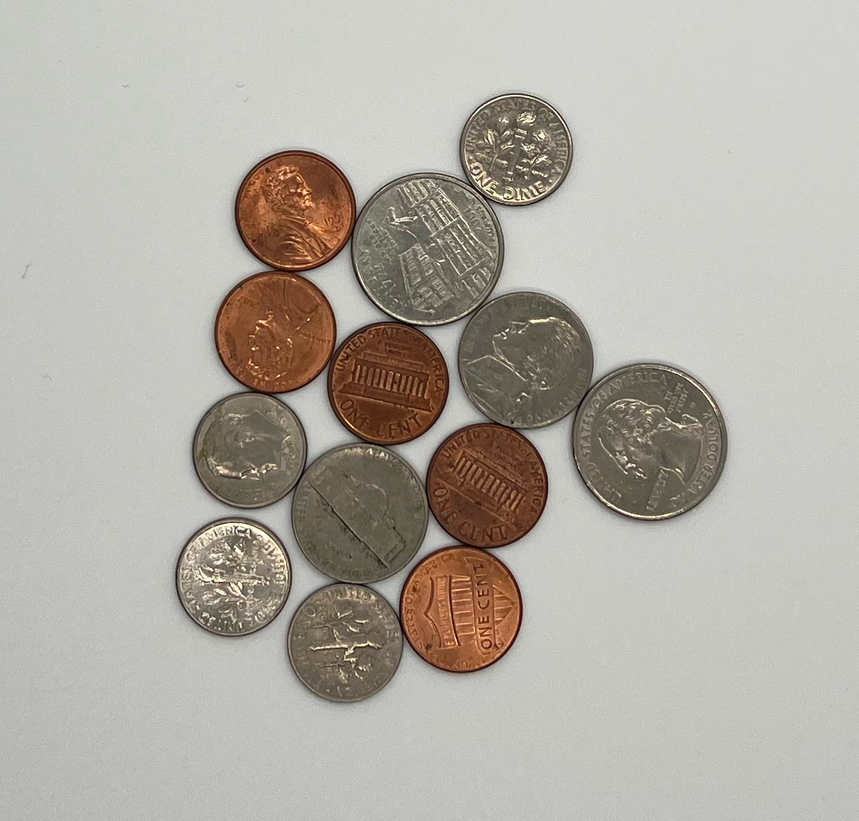
#> input picture Image Processing/Coins/coin5-challenge.png, 859 x 821 px, shrunk from 1168 x 1116 before the run
$ python Homework7.py
#> lines starting #> are read from the running program, lines starting #| are printed output that depends on the picture; after the words box and inside, x2 and y2 are one past the last pixel; in counts of white or black regions, pixels touching at a corner belong together
import numpy as np
import cv2

#SETP 1

coin = cv2.imread("Coins/coin5-challenge.png")
#> coin is the input picture: shape (821, 859, 3); mean B, G, R 164.5, 173.7, 178.3
cv2.cvtColor(coin, cv2.COLOR_BGR2HSV)
mask = coin [:,:,1] < 140
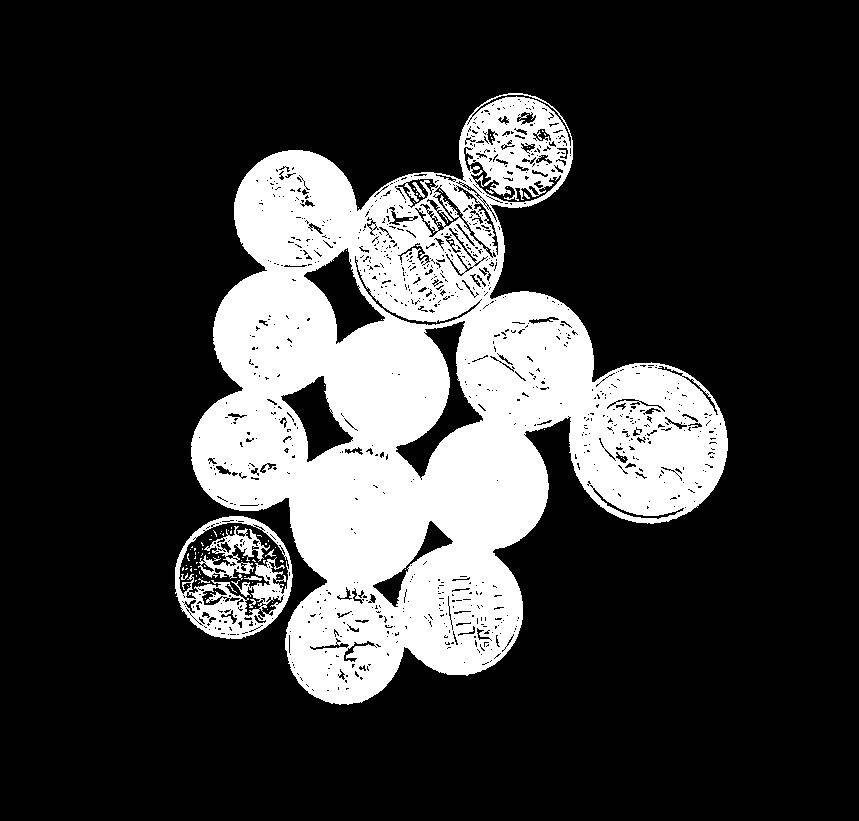
#> mask: shape (821, 859) bool; 22.8% white; 94 white regions (84 under 20 px), largest, box (x1, y1, x2, y2) and area: (191, 93, 728, 705) 154108, (175, 516, 293, 639) 4922, (198, 526, 270, 579) 1361
mask = np.uint8(mask * 255)
mask[mask < 128] = 0
mask[mask > 127] = 255
kernel = cv2.getStructuringElement(cv2.MORPH_ELLIPSE, (11,11))
mask = cv2.dilate(mask,kernel, iterations=2)
#> mask: shape (821, 859); 30.4% white; 1 white region, box (x1, y1, x2, y2) and area: (165, 83, 738, 715) 214318
cv2.cvtColor(coin, cv2.COLOR_HSV2BGR)
cv2.imshow("Coins", coin)
cv2.imshow("Mask", mask)
cv2.imwrite("coins_challenge_mask.png", mask)


#STEP 2
original = cv2.imread("standard_test_images/pirate.tif", cv2.IMREAD_GRAYSCALE)
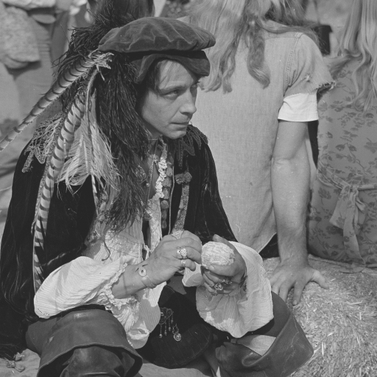
#> input picture Image Processing/standard_test_images/pirate.tif, 377 x 377 px, shrunk from 512 x 512 before the run
#> original is the input picture: shape (377, 377); min 28, max 236, mean 111.6
noisy = cv2.imread("washed_out_images/noisy_both.png" , cv2.IMREAD_GRAYSCALE)
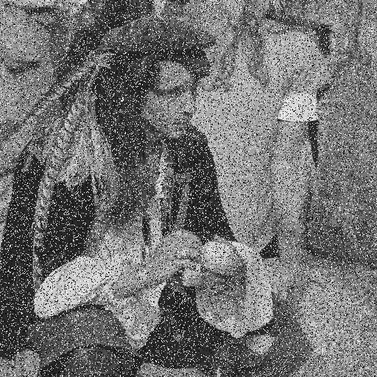
#> input picture Image Processing/washed_out_images/noisy_both.png, 377 x 377 px, shrunk from 512 x 512 before the run
#> noisy is the input picture: shape (377, 377); min 0, max 255, mean 113.5
noisy[noisy == 0] = 255
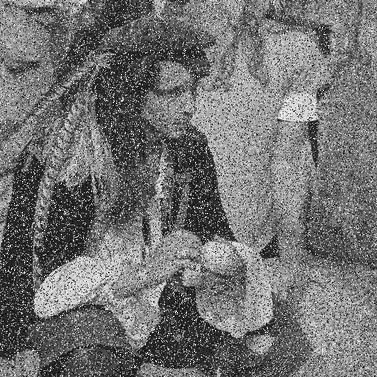
#> noisy: shape (377, 377); 0.18% of pixels changed, all inside (x1, y1, x2, y2) = (2, 1, 355, 371)
kernel = cv2.getStructuringElement(cv2.MORPH_ELLIPSE, (3,3))
blurryNoise = cv2.morphologyEx(noisy, cv2.MORPH_OPEN,kernel, iterations=2)
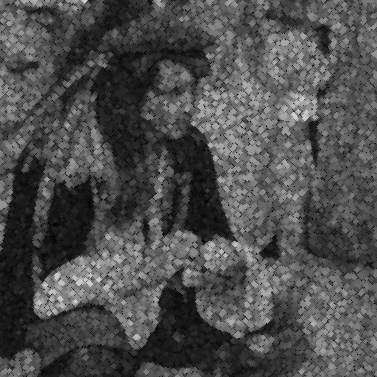
#> blurryNoise: shape (377, 377); min 1, max 207, mean 77.7
noisy[noisy == 255] = blurryNoise[noisy == 255]
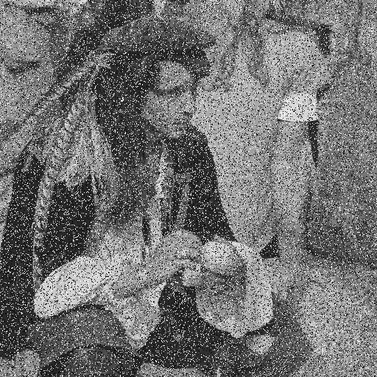
#> noisy: shape (377, 377); 0.22% of pixels changed, all inside (x1, y1, x2, y2) = (2, 1, 355, 371)
cv2.imshow("Original | noisy", np.concatenate((original, noisy), axis=1))
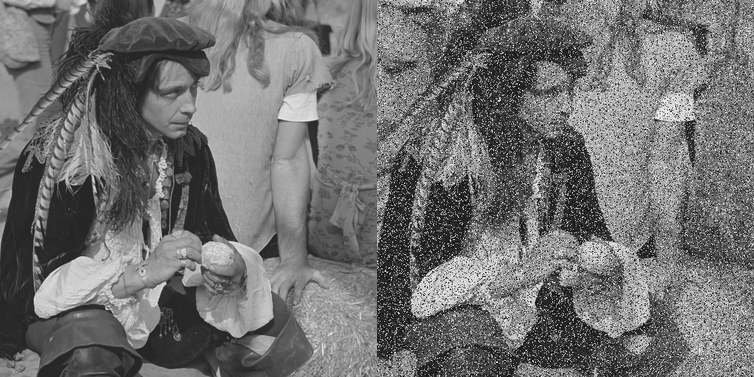
#> window 'Original | noisy': shape (377, 754); min 1, max 254, mean 112.6
cv2.imwrite("noisy_both_fixed.png", noisy)

cv2.waitKey(0)
cv2.destroyAllWindows()
